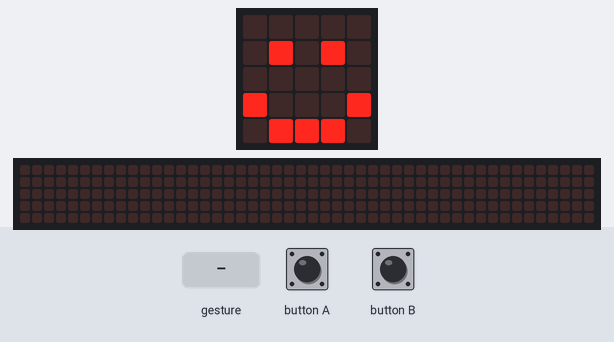
Simulated run of this program. Board: BBC micro:bit (MakeCode). Parts: the board's 5×5 LED display, a strip that is not on the board, showing the scrolling text unrolled. The inputs (shaded band) are chosen by the test bench. Random numbers come from a fixed seed; a tilt is held for 1.5 s and a shake lasts 1 s, then the board lies face up again; the 48×5 strip is a reading aid, not a part: it shows the text the display is scrolling, unrolled, one strip-width of it at a time.

Above: at 1.8 s.
1.9 s: button A pressed for 0.15 s
At 2.2 s:
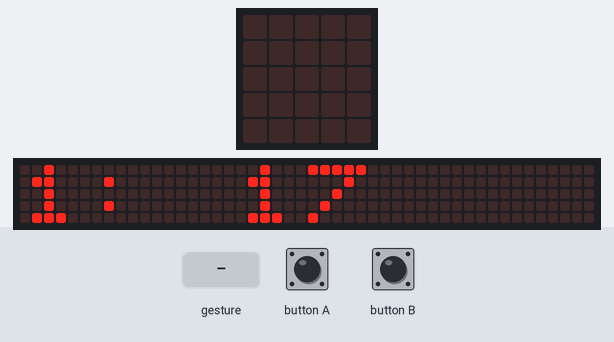
At 2.57 s:
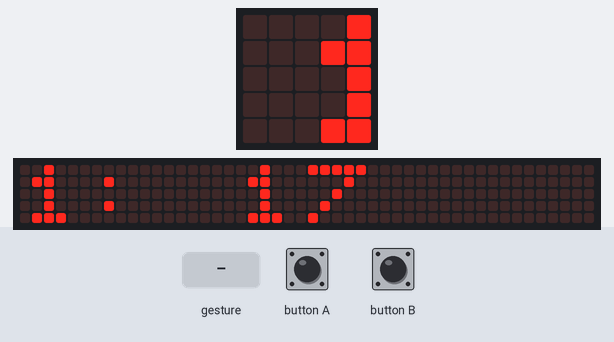
2.6 s: button B pressed for 0.15 s
3.3 s: button A pressed for 0.15 s
8.9 s: gesture 'shake'
At 9.32 s:
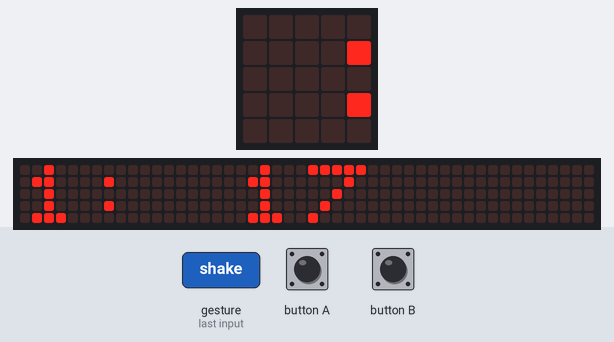
14.9 s: button A pressed for 0.15 s
At 15.15 s:
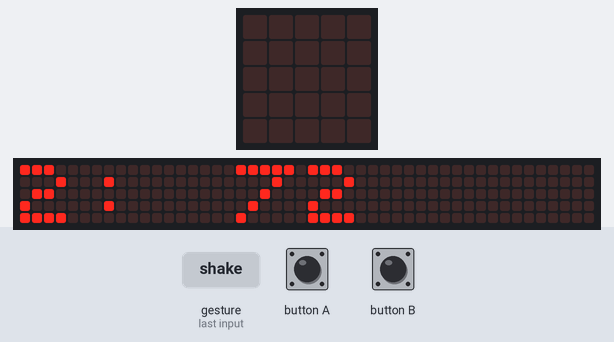

The program:

main.ts
```typescript
// (licence header left out)
// variables
let randomNumber1: number = 0
let randomNumber2: number = 0

randomNumber1 = randint(0, 99)
randomNumber2 = randint(0, 99)
basic.clearScreen()
basic.showIcon(IconNames.Happy)

// show 1st number
input.onButtonPressed(Button.A, function () {
    basic.clearScreen()
    basic.showString("1: " + randomNumber1.toString())
    basic.showIcon(IconNames.Happy)
})

// show 2nd number
input.onButtonPressed(Button.B, function () {
    basic.clearScreen()
    basic.showString("2: " + randomNumber2.toString())
    basic.showIcon(IconNames.Happy)
})

// show comparison
input.onGesture(Gesture.Shake, function () {
    basic.clearScreen()

    // randomNumber compare
    if (randomNumber1 < randomNumber2) {
        basic.showString(randomNumber1.toString() + " < " + randomNumber2.toString())
    } else {
        basic.showString(randomNumber1.toString() + " > " + randomNumber2.toString())
    }

    // pasue and show you are ready again
    basic.pause(1000)
    basic.showIcon(IconNames.Sad)
})
```

Measured:
- after the input at 1.9 s, the display: changes after 0.15 s (image 1)
